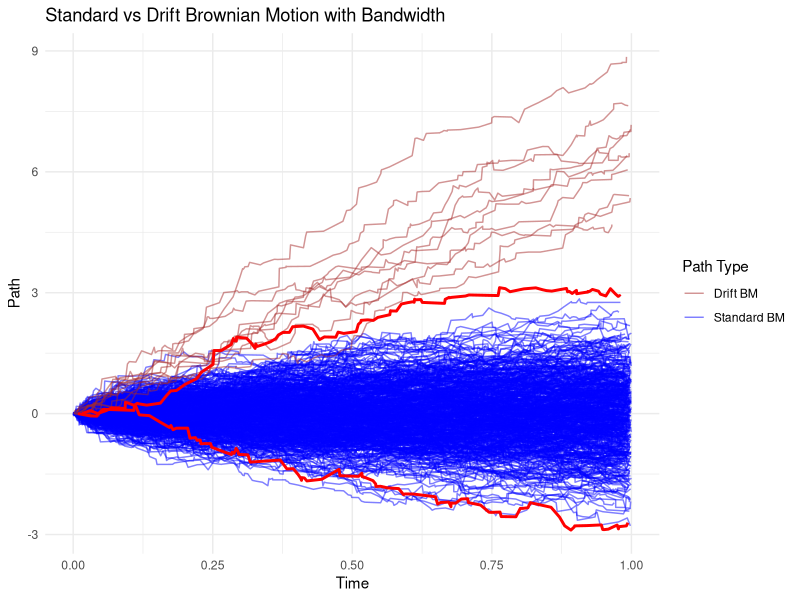

Recreate this plot in R.
library(ggplot2)
library(dplyr)

# Parameters
n_paths <- 500 # Total number of paths
n_outliers <- 10  # Number of outlier paths
n_steps <- 100   # Number of steps in each path
mu <- 6          # Drift term for outliers

# Function to generate non-regular time points
generate_time_points <- function(n) {
  sort(runif(n, 0, 1))
}

# Function to generate a single Brownian motion path with irregular time intervals
generate_bm_path <- function(id, mu = 0) {
  time <- generate_time_points(n_steps)
  # Use diff() to get the correct time intervals and adjust the mean and sd accordingly
  time_intervals <- c(time[1], diff(time))
  steps <- c(0, cumsum(rnorm(n_steps - 1, mean = mu * time_intervals, sd = sqrt(time_intervals))))
  type <- ifelse(mu == 0, 'Standard BM', 'Drift BM')
  data.frame(id = id, time = time, path = steps, type = type)
}

# Generate paths with irregular time intervals
set.seed(123)  # For reproducibility
paths_df <- do.call(rbind, lapply(1:n_paths, function(i) {
  mu_value <- ifelse(i <= n_paths - n_outliers, 0, mu)
  generate_bm_path(i, mu_value)
}))
print(paths_df)
# Calculate the maximum and minimum values among Standard BM paths
max_max_value <- paths_df %>%
  filter(type == 'Standard BM') %>%
  group_by(id) %>%
  summarise(max_path = max(path)) %>%
  summarise(max_max_value = max(max_path)) %>%
  pull(max_max_value)

min_min_value <- paths_df %>%
  filter(type == 'Standard BM') %>%
  group_by(id) %>%
  summarise(min_path = min(path)) %>%
  summarise(min_min_value = min(min_path)) %>%
  pull(min_min_value)

# Extract the id of the path with the maximum maximum value
max_path_id <- paths_df %>%
  filter(type == 'Standard BM') %>%
  group_by(id) %>%
  summarise(max_path = max(path)) %>%
  filter(max_path == max_max_value) %>%
  pull(id)

# Extract the id of the path with the minimum minimum value
min_path_id <- paths_df %>%
  filter(type == 'Standard BM') %>%
  group_by(id) %>%
  summarise(min_path = min(path)) %>%
  filter(min_path == min_min_value) %>%
  pull(id)

# Plotting
ggplot(paths_df) +
  geom_line(aes(x = time, y = path, group = id, color = type), alpha = 0.5) +
  geom_line(data = paths_df %>% filter(id == max_path_id), aes(x = time, y = path), color = "red", size = 1) +
  geom_line(data = paths_df %>% filter(id == min_path_id), aes(x = time, y = path), color = "red", size = 1) +
  scale_color_manual(values = c("Standard BM" = "blue", "Drift BM" = "brown")) +
  theme_minimal() +
  labs(title = "Standard vs Drift Brownian Motion with Bandwidth", x = "Time", y = "Path") +
  guides(color = guide_legend(title = "Path Type")) +
  theme(legend.position = "right") # Adjust legend position if needed